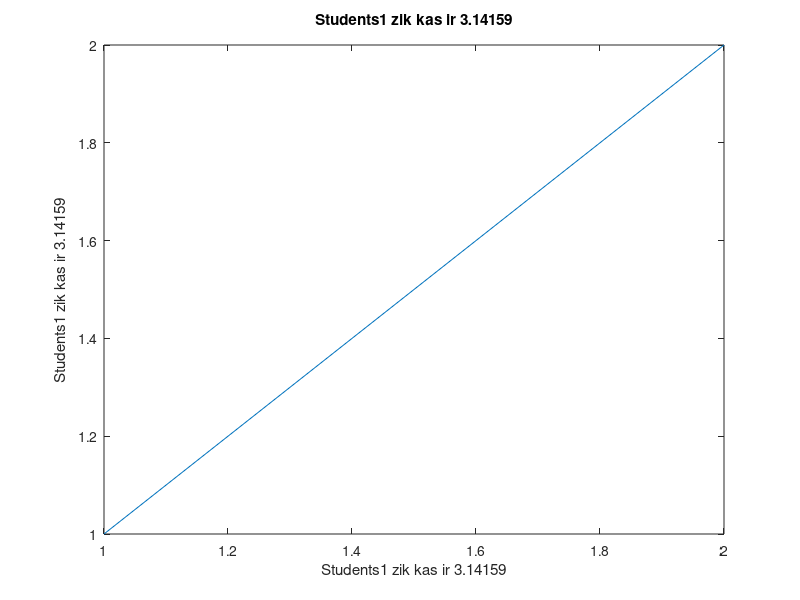

The MATLAB source for this figure: (Note: this script raises an error after producing the figure.)
%-- 2020.02.12. 08:22:35 --%
mkdir Lekcija3
cd Lekcija3
diary lek3.m
% Datu tipi matlabā
% * Peldošā tipa objekts (double)
a = 1;
b = pi;
A = [1 2; 3 4];
class(a)
class(b)
class(A)
%%
% * teksta objetkts
c = 'Hello';
d = 'a';
g = '2';
class(c)
class(d)
class(g)
%%
%% Funkcijas kas ir saistītas ar teksta objektiem
% disp()
disp(c)
disp('Kaut kāds teksts')
%%
% fprintf
% formatētā izvada funkcija
fprintf('Sveiki studenti')
fprintf('Sveiki studenti\n')
a = 1;
b = pi;
c = 'Students';
% es gribētu izvadīt
c = 'Students1';
% Students1 zin ka pi = 3.14
fprintf(c, 'zin ka pi = ', b)
fprintf('%s zin ka pi = %g\n', c, b)
fprintf('%s zin ka pi = %10.3f\n', c, b)
doc fpintf
doc fprintf
%%
% * Alternatīva kā kompilēt teksta rindu (bez fprintf)
% Students zin kā pi = 3.14
c = 'Students1';
b = pi;
[c, 'zin',' ','ka pi = ', pi]
[c, 'zin',' ','ka pi = ', 65]
[c, ' zin',' ','ka pi = ', 65]
[c, ' zin',' ','ka pi = ', '65']
[c, ' zin',' ','ka pi = ', num2str(pi)]
% num2str, str2num veic pārveidojumus no double klases un char
% un otrādi
%%
% * ļoti līdzīga frintf funkcijai ir sprintf
% tā tikai saformē teksta rindu, bet neizvada to uz ekrāna
str = sprintf ('%s zik kas ir %g\n',c,b);
class(str)
plot([1 2], [1 2]);
title(str)
xlabel(str)
ylabel(str)
gtext(str)
legend(str)
%% Nākamais objekts būs datu struktūra
students.vards = 'Monu';
students.uzvards = 'Monu';
students.vecums = 20;
students
class(students)
atziimes.Fizika = 7;
atziimes.Matemaatika = 8;
atziimes.ETP = 9;
atziimes
students.sekmes = atziimes;
students
%%
% Kā piekļūt pie datu struktūras lauciņiem
students
A = students.vards
students
class(A)
students.sekmes
students.sekmes.Fizika
b = students.sekmes.Fizika
%%
% * struktūras var apvienot struktūru masīvos
students(2).vards = 'Jānis';
students(2).vecums = 21;
%%
% paskatīsimies kas iznāca
students
students(1)
students(2)
students(3).vards = 'Zane';
%%
% kā tikt pie lauciņiem
students(3).vards
students.vards
str = [students.vards]
%%
% * Nākamais matlaba objekts - šūnu matrica (cell array)
%%
% Atšķirībā no parastās matricas ļuj glabāt jaukta tipa datus
A=[1 2; 3 4]
B=['A' 'B'; 'C' 'D']
AA = [A A; A A]
%%
% Šūnu matricu veido ar { }
c = {AA, A,8}
d = {'Hello', 'Students', 1, A}
class(d)
a = ['Zane'];
b = ['Jānis'];
A = [a,b]
A = {a,b}
A = [a,b], sep=' '
%%
% kā tikt pie šūnu matricas elementiem
A = [a,b]
A = {a,b}
A{1} % iegūsim šūnas saturu
A(1) % iegūsim 1. šūnu (rezultāts 1x1 šunu matrica)
class(A(1))
class(A{1})
%%
% citi piemēri
c = {AA,A,8}
c{1} % iegūsim 1. šūnas saturu
c{1} (1,:) % iegūsim 1. šūnas 1. rindu
%%
% piemērs kā papildināt šūnu matricu
c{4} = students;
c
c{4} = students; % c šūnu matricā bija 3 elementi, un tagad pielikām 4.
c{end+1} = students; % tas pats automatizēti
c
%%
% vēlreiz par piekļūšanu pie elementiem
c{4}.vards
c{4}(1).vards
c{4}(3).vards
c{4}(3).vards; % 4. elementa ir struktūra un no viņas izskatam 3. objektu
%%
% tagad kad zinam šūnu matricas, varam atgriezties pie piemēra par struktūru masīva visu struktūru 1. lauciņa saglabāšanu
visi_vaardi = {students.vards}
students(end+1).uzvards = 'Monu';
visi_vaardi = {students.vards}
visi_vaardi = {students.uzvards}
class(students(3).vards)
class(students(4).vards)
class(students)
%%
% * pāriešana no Šūnu matricām uz struktūrām un otrādi
% cell2struct(), struct2cell(), fieldnames()
viens_students = students(1);
viens_students
struct2cell(viens_students)
masiivs = struct2cell(viens_students)
%%
% pie struktūru lauciņiem var tikt ar fieldnames
fieldnames(viens_students)
%%
% No šūnu matricas arī var veidot struktūru
cell2struct({'Max','Gavlass','sarkans'}, {'vards','uzvards','telefona_krasa'},2)
class(ans)
%% Cikla un nosacījumu operatori matlabaa
%% Nosacijumu operatoriem
a = input('Ievadi skaitli ');
3
if(rem(a,2)==1)
disp('nepāra skaitlis')
else
disp('pāra skaitlis')
end
%% cikla operatori
